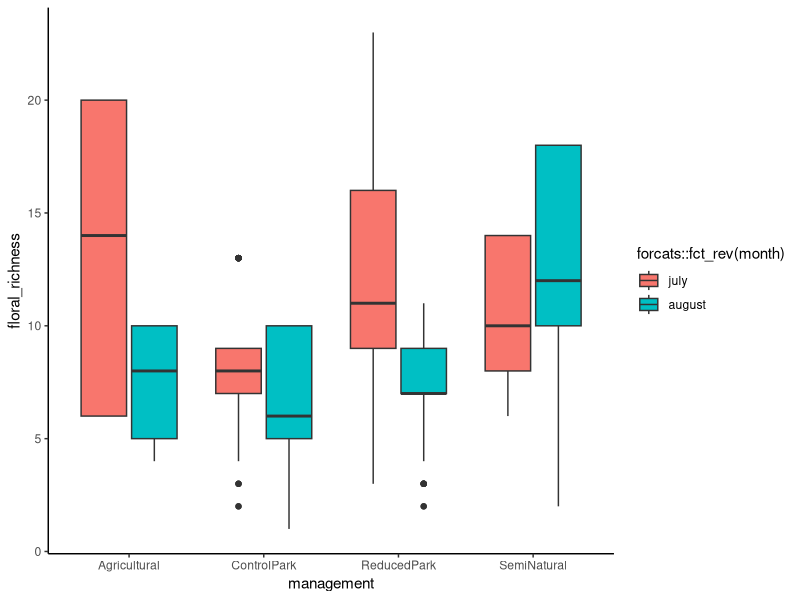
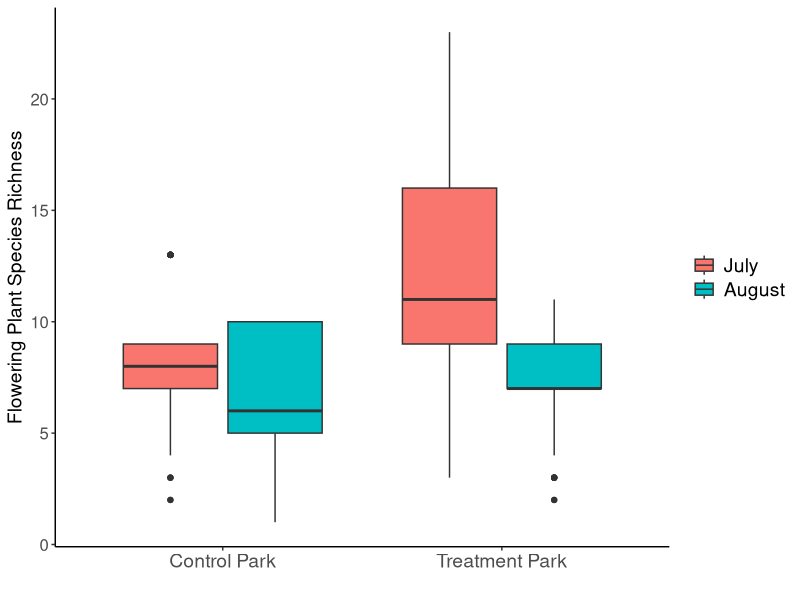
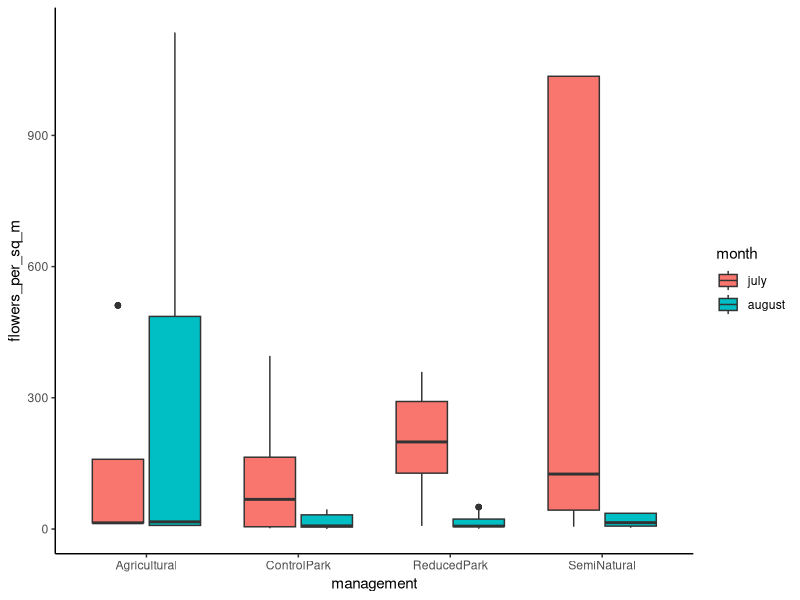
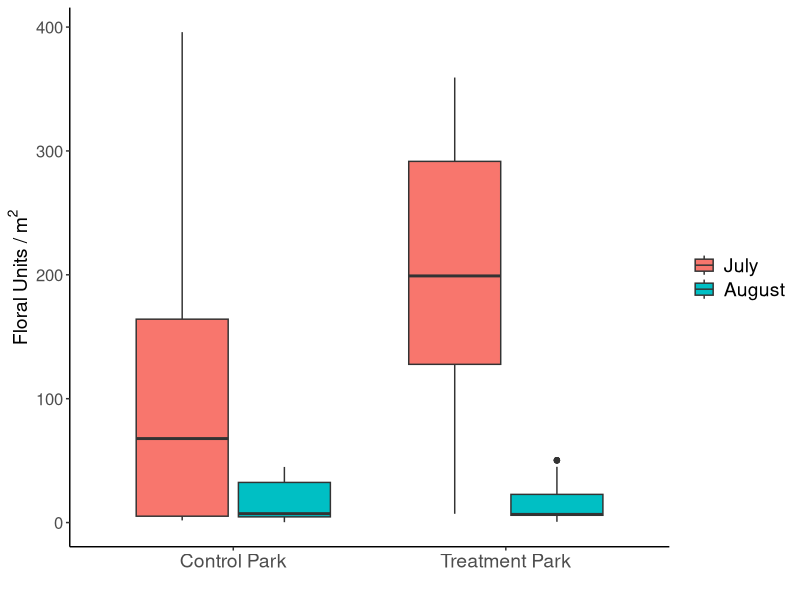
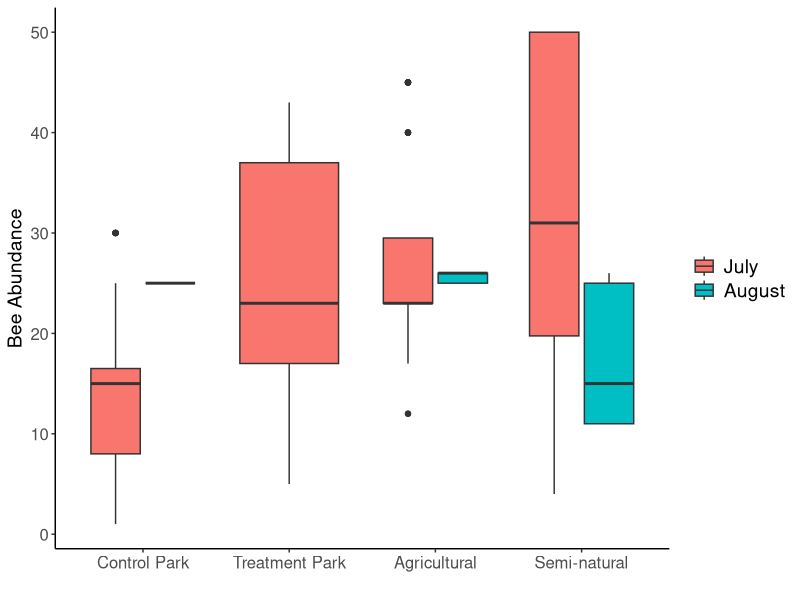
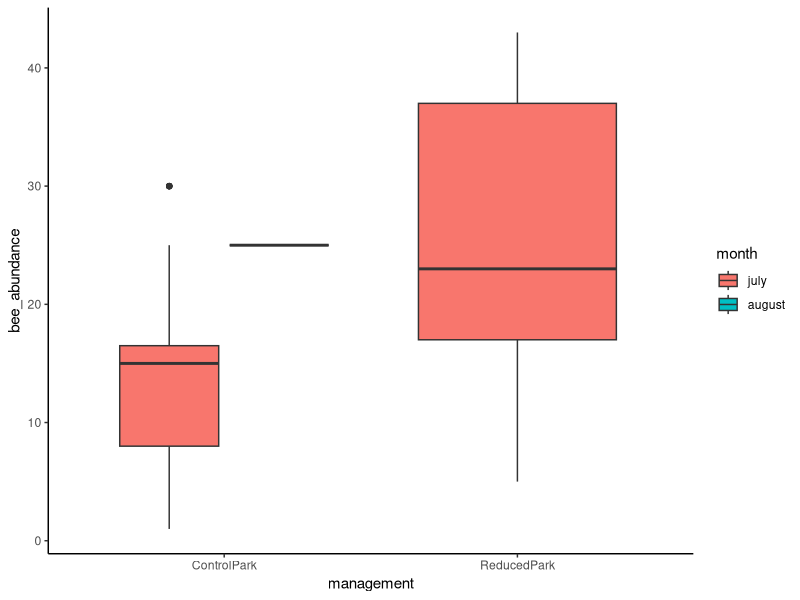
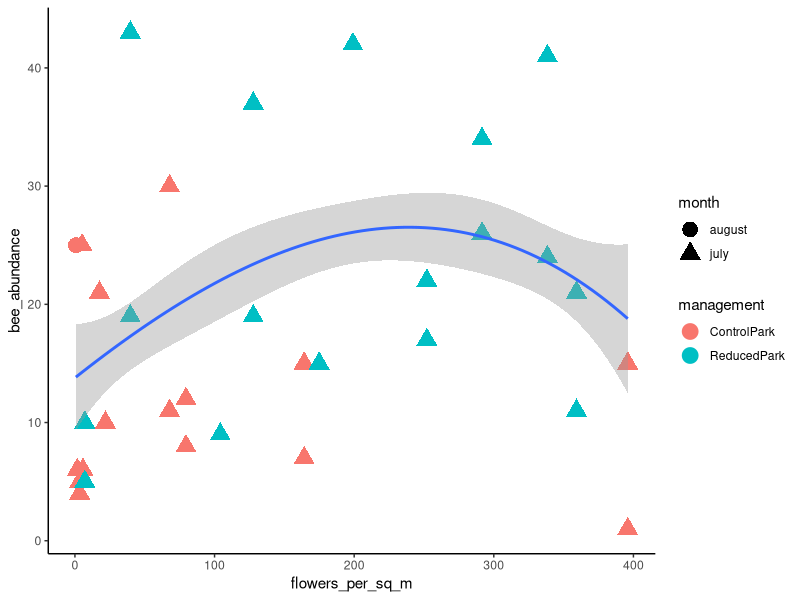

Write R code to recreate these figures, in order. (Note: this script raises an error after producing the figures.)
library(tidyverse)

# load data
floral_data <- read.csv("floral_abundances.csv")
site_gps_data <- read.csv("all_sites_2020.csv")
pollinator_data <- read.csv("all_sites_2020_labels_expanded.csv", na.strings=c(""," ","NA"))

# merge floral data and site data tables by site name
merged_df <- (floral_data %>% full_join(site_gps_data))

# reshape longwise to have row for each month|site combo
# new column (key) = month, new column (value) = number of floral units
merged_df_2 <- merged_df %>%
  # simplify column names to represent months before gathering
  rename(july = number_of_floral_units_july) %>%
  rename(august = number_of_floral_units_august) %>%
  gather(key = month, value = number_floral_units, 
         july:august)

# calculate floral richness 
# (count of rows that represent species|month|site)
# a value of -1 for number_floral_units represents absent
# from sytematically placed plots but present at the site.
# here, include these -1 values for richness at the site.
merged_df_summarised_2 <- merged_df_2 %>% 
  group_by(site, month) %>% 
  # remove rows where plant was flowering at site in 
  # other month but not the month specified in 'month'
  filter(number_floral_units != 0)  %>% 
  # count number of rows to get floral species richness
  add_count() %>%
  # add a more descriptive column name
  rename(floral_richness = n) %>%
  # remove these sites until decide what to do with it
  # everett_crowley and china_creek_north_park
  # are pollinator gardens, very different from 
  # a typical park and not necessarily reduced management but 
  # instead active flowering planting management.
  filter(site != "everett_crowley_park") %>% 
  filter(site != "china_creek_north_park")

# plot floral species richness my month|site
Q <- ggplot(merged_df_summarised_2, 
            aes(x = management, y = floral_richness)) +
  geom_boxplot(aes(fill = forcats::fct_rev(month))) +
  theme_classic()
Q

# plot floral species richness my month|site for parks only
Q2 <- ggplot(filter(merged_df_summarised_2, 
                    management == "ReducedPark" | management == "ControlPark"), 
            aes(x = management, y = floral_richness)) +
  geom_boxplot(aes(fill = forcats::fct_rev(month))) +
  theme_classic() +
  xlab("") + ylab("Flowering Plant Species Richness") +
  scale_x_discrete(breaks=c("ControlPark", "ReducedPark"),
                   labels=c("Control Park", "Treatment Park")) +
  theme(axis.text.x = element_text(size = 14)) +
  theme(axis.text.y = element_text(size = 12)) + 
  theme(axis.title.y = element_text(size = 14)) +
  theme(legend.text = element_text(size = 14)) +
  scale_fill_discrete(breaks=c("july", "august"),
                      labels=c("July", "August")) +
  theme(legend.title=element_blank())
Q2

# calculate sum of all floral units per site per month
# a value of -1 for number_floral_units represents absent
# from sytematically placed plots but present at the site.
# so do not want to include rows where number of floral units = -1
# in the floral unit density summary metric.
merged_df_summarised_3 <- merged_df_summarised_2 %>%
  group_by(site, month) %>%
  filter(number_floral_units > -1) %>%
  mutate(number_floral_units = na_if(number_floral_units, -1)) %>%
  # surveyed 15 plots so divide by 15 to get per m^2 value
  mutate(flowers_per_sq_m = 
           sum(number_floral_units)/15)

# plot floral abundance by month|site
P <- ggplot(merged_df_summarised_3, 
            aes(x = management, y = flowers_per_sq_m, fill = month)) +
  geom_boxplot(aes(fill = forcats::fct_rev(month))) +
  theme_classic()
P

# plot floral abundance by month|site for parks only
P2 <- ggplot(filter(merged_df_summarised_3, 
                    management == "ReducedPark" | management == "ControlPark"), 
            aes(x = management, y = flowers_per_sq_m, fill = month)) +
  geom_boxplot(aes(fill = forcats::fct_rev(month))) +
  theme_classic() +
  xlab("") + ylab(bquote("Floral Units / m" ^2)) +
  scale_x_discrete(breaks=c("ControlPark", "ReducedPark"),
                   labels=c("Control Park", "Treatment Park")) +
  theme(axis.text.x = element_text(size = 14)) +
  theme(axis.text.y = element_text(size = 12)) + 
  theme(axis.title.y = element_text(size = 14)) +
  theme(legend.text = element_text(size = 14)) +
  scale_fill_discrete(breaks=c("july", "august"),
                      labels=c("July", "August")) +
  theme(legend.title=element_blank())
P2

# use a two-sample t-test to compare flowers per sq m in reduced v control parks
# first filter out the agricultural and semi nat sites
df_parks_subset_july <- merged_df_summarised_3 %>%
  filter(management == "ReducedPark" | management == "ControlPark") %>%
  filter(month == "july")
df_parks_subset_august <- merged_df_summarised_3 %>%
  filter(management == "ReducedPark" | management == "ControlPark") %>%
  filter(month == "august")

# use Welch two sample t-test to compare the means of abundance
t.test(flowers_per_sq_m ~ management, data = df_parks_subset_july)
# there are more flowers/m^2 in reduced management parks in july
t.test(flowers_per_sq_m ~ management, data = df_parks_subset_august)
# there is no difference in flowers/m^2 between mangement approaches in august

# use Welch two sample t-test to compare the means of species richness
t.test(floral_richness ~ management, data = df_parks_subset_july)
t.test(floral_richness ~ management, data = df_parks_subset_august)
# there is a higher richness of flowering species near 
# the survey location at reduced management parks 
# in july and also in august

# edit or simulate: China creek Park (july: counted 1/3 plots in the pollinator garden),
# everett crowley park (july and august: counted plots in pollinator garden), 
# campbell rd (july: did not visit).

# group merged_df_summarised_3 by site and month to have 
# one row per site / month, while retaining management,
# and overall floral abundance and richness metrics 
merged_df_summarised_4 <- merged_df_summarised_3 %>%
  group_by(site, month, management) %>%
  summarise(floral_richness = mean(floral_richness),
            flowers_per_sq_m = mean(flowers_per_sq_m))

# clean pollinator data before merge
pollinator_data_2 <- pollinator_data %>%
  slice(262:1439) %>% # remove ubc farm dates in may and june
  filter(plant_or_pans == "pan trap") %>% # filter out hand netted specimens (from ubc farm) 
  drop_na(order) %>% # filter out rows where order is.na  
  mutate(month = ifelse(row_number() %in% 1:318, "july", "august"))
  # add a month column for pollinator data july for first half of matrix, august after
  # remember that the last four rows are actually late adds

# join by site and month to add management and floral data to pollinator observations
# reorder factor for figures with parks on the left
merged_df_pollinators <- pollinator_data_2 %>% 
                            left_join(merged_df_summarised_4) %>%
  mutate(management = fct_relevel(management, 
                            "ControlPark", "ReducedPark", 
                            "Agricultural", "SemiNatural"))

# calculate overall bee abundance per month|site
merged_df_pollinators_bees_only <- merged_df_pollinators %>%  
  filter(subclade == "Anthophila") %>% # filter for bees only
  group_by(index) %>%
  add_count() %>%
  # add a more descriptive column name
  rename(bee_abundance = n) %>%
  # remove this site until decide what to do with it
  # everett_crowley is a pollinator garden, very different from 
  # a typical park and not necessarily reduced management but instead
  # active flowering planting management.
  filter(site != "everett_crowley_park") %>%
  filter(site != "china_creek_north_park")
  

# plot bee abundance by month|site
R <- ggplot(merged_df_pollinators_bees_only, 
            aes(x = management, y = bee_abundance, fill = month)) +
  geom_boxplot(aes(fill = forcats::fct_rev(month))) +
  theme_classic() +
  xlab("") + ylab("Bee Abundance") +
  scale_x_discrete(breaks=c("Agricultural", "ControlPark", 
                            "ReducedPark", "SemiNatural"),
                   labels=c("Agricultural", "Control Park", 
                            "Treatment Park", "Semi-natural")) +
  theme(axis.text.x = element_text(size = 12)) +
  theme(axis.text.y = element_text(size = 12)) + 
  theme(axis.title.y = element_text(size = 14)) +
  theme(legend.text = element_text(size = 14)) +
  scale_fill_discrete(breaks=c("july", "august"),
                      labels=c("July", "August")) +
  theme(legend.title=element_blank())
R

# plot bee abundance by month|site for parks only
R2 <- ggplot(filter(merged_df_pollinators_bees_only, 
                    management == "ReducedPark" | management == "ControlPark"), 
             aes(x = management, y = bee_abundance, fill = month)) +
  geom_boxplot(aes(fill = forcats::fct_rev(month))) +
  theme_classic()
R2

# plot bee abundance by flowers per sq m
# retry below (plot R4) as log transformed w and w/out random effects
R3 <- ggplot(filter(merged_df_pollinators_bees_only, 
                    management == "ReducedPark" | management == "ControlPark"), 
             aes(x = flowers_per_sq_m, y = bee_abundance)) +
  geom_point(aes(colour = management, shape = month), size = 5) +
  geom_smooth(method = lm, formula = y ~ splines::bs(x, 3)) +
  theme_classic()
R3

# filter df for parks only
parks_bees <- filter(merged_df_pollinators_bees_only, 
       management == "ReducedPark" | management == "ControlPark")

# use Welch two sample t-test to compare the means of abundance
t.test(bee_abundance ~ management, 
       data = filter(parks_bees, month == "july"))
# there is higher bee abundance in reduced management parks in july
t.test(bee_abundance ~ management, 
       data = filter(parks_bees, month == "august"))
# there is higher bee abundance in reduced management parks in august

# explore relationships between local floral abundance and bee abundance
# fit linear regression for log transformed data
log_log_abundance_model <- lm(data = parks_bees, 
                              log(bee_abundance) ~ log(flowers_per_sq_m))
summary(log_log_abundance_model)


log_log_abundance_model_2 <- lm(data = parks_bees, 
                              log(bee_abundance) ~ log(flowers_per_sq_m) + management)
summary(log_log_abundance_model_2)

anova(log_log_abundance_model_2, log_log_abundance_model)
# including management as a fixed effect sign improves the model

# plot bee abundance by flowers per sq m as a log log with random intercept
R4 <- ggplot(parks_bees, 
             aes(x = log(flowers_per_sq_m), y = log(bee_abundance))) +
  geom_point(aes(colour = management, shape = month), size = 5) +
  # replot with seperate lm's for management types
  geom_smooth(data = parks_bees, 
              method = "lm", se = FALSE, color = "black") +
  # geom_smooth(data = subset(parks_bees, management == "ControlPark"), 
  #           method = "lm", se = FALSE, color = "#F8766D") +
  theme_classic() +
  ylab("log(Bee Abundance)") + xlab(bquote("log(Floral Units / m" ^2~ ")")) +
  theme(axis.text.x = element_text(size = 12)) +
  theme(axis.text.y = element_text(size = 12)) + 
  theme(axis.title.x = element_text(size = 14)) +
  theme(axis.title.y = element_text(size = 14)) +
  theme(legend.text = element_text(size = 14)) +
  scale_colour_discrete(breaks=c("ControlPark", "ReducedPark"),
                      labels=c("Control Park", "Treatment Park")) +
  scale_shape_discrete(breaks=c("july", "august"),
                        labels=c("July", "August")) +
  theme(legend.title=element_blank()) 
R4

hist(parks_bees$bee_abundance, main = "", breaks = 100, col = "grey", border = "grey")
hist(log(parks_bees$bee_abundance), main = "", breaks = 50, col = "grey", border = "grey")
abline(v = log(mean(parks_bees$bee_abundance)), col = "red", lwd = 2)   
abline(v = mean(log(parks_bees$bee_abundance)), col = "blue", lwd = 2)


# use Welch two sample t-test to compare the means of abundance
merged_df_pollinators_bees_only_july <- merged_df_pollinators_bees_only %>% 
  filter(management == "ControlPark" | management == "ReducedPark") %>%
  filter(month == "july")  
  
  t.test(bee_abundance ~ management, data = merged_df_pollinators_bees_only_july)
  # there are more bees per site in reduced management parks in july

merged_df_pollinators_bees_only_august <- merged_df_pollinators_bees_only %>% 
  filter(management == "ControlPark" | management == "ReducedPark") %>%
  filter(month == "august")  
  
  t.test(bee_abundance ~ management, data = merged_df_pollinators_bees_only_august)
  # there are more bees per site in reduced management parks in august

# repeat with fly data  
merged_df_pollinators_syrphid_only <- merged_df_pollinators %>%  
  filter(family == "Syrphidae") %>% # filter for bees only
  group_by(index) %>%
  add_count() %>%
  # add a more descriptive column name
  rename(syrphid_abundance = n) %>%
  # remove this site until decide what to do with it
  # everett_crowley is a pollinator garden, very different from 
  # a typical park and not necessarily reduced management but instead
  # active flowering planting management.
  filter(site != "everett_crowley_park") %>%
  filter(site != "china_creek_north_park")

# plot syrphid fly abundance by month|site
S <- ggplot(merged_df_pollinators_syrphid_only, 
            aes(x = management, y = syrphid_abundance, fill = month)) +
  geom_boxplot(aes(fill = forcats::fct_rev(month))) +
  theme_classic() +
  xlab("") + ylab("Syrphid Fly Abundance") +
  scale_x_discrete(breaks=c("Agricultural", "ControlPark", 
                            "ReducedPark", "SemiNatural"),
                   labels=c("Agricultural", "Control Park", 
                            "Treatment Park", "Semi-natural")) +
  theme(axis.text.x = element_text(size = 12)) +
  theme(axis.text.y = element_text(size = 12)) + 
  theme(axis.title.y = element_text(size = 14)) +
  theme(legend.text = element_text(size = 14)) +
  scale_fill_discrete(breaks=c("july", "august"),
                      labels=c("July", "August")) +
  theme(legend.title=element_blank())
S

# calculate overall wasp abundance per month|site
merged_df_pollinators_wasps_only <- merged_df_pollinators %>%  
  filter(subclade == "not_Anthophila") %>% # filter for non-bee wasps only
  group_by(index) %>%
  add_count() %>%
  # add a more descriptive column name
  rename(total_wasp_abundance = n) %>%
  # add column 1 if family is Vespidae or 0 if not Vespidae 
  mutate(is_Vespidae = ifelse(family == "Vespidae", "Vespidae", "other Hymenoptera")) %>%
  # remove this site until decide what to do with it
  # everett_crowley is a pollinator garden, very different from 
  # a typical park and not necessarily reduced management but instead
  # active flowering planting management.
  group_by(index, is_Vespidae) %>%
  add_count() %>%
  # add a more descriptive column name
  rename(wasp_type_abundance = n) %>%
  filter(site != "everett_crowley_park") %>%
  filter(site != "china_creek_north_park")

# plot wasp fly abundance by month|site
T <- ggplot(merged_df_pollinators_wasps_only, 
            aes(x = management, y = wasp_type_abundance, fill = month)) +
  geom_boxplot(aes(fill = forcats::fct_rev(month))) +
  facet_wrap(~is_Vespidae) +
  theme_classic() +
  xlab("") + ylab("Wasp Abundance") +
  scale_x_discrete(breaks=c("Agricultural", "ControlPark", 
                            "ReducedPark", "SemiNatural"),
                   labels=c("Agricultural", "Control Park", 
                            "Treatment Park", "Semi-natural")) +
  theme(axis.text.x = element_text(size = 12)) +
  theme(axis.text.y = element_text(size = 12)) + 
  theme(axis.title.y = element_text(size = 14)) +
  theme(legend.text = element_text(size = 14)) +
  scale_fill_discrete(breaks=c("july", "august"),
                      labels=c("July", "August")) +
  theme(legend.title=element_blank())
T
